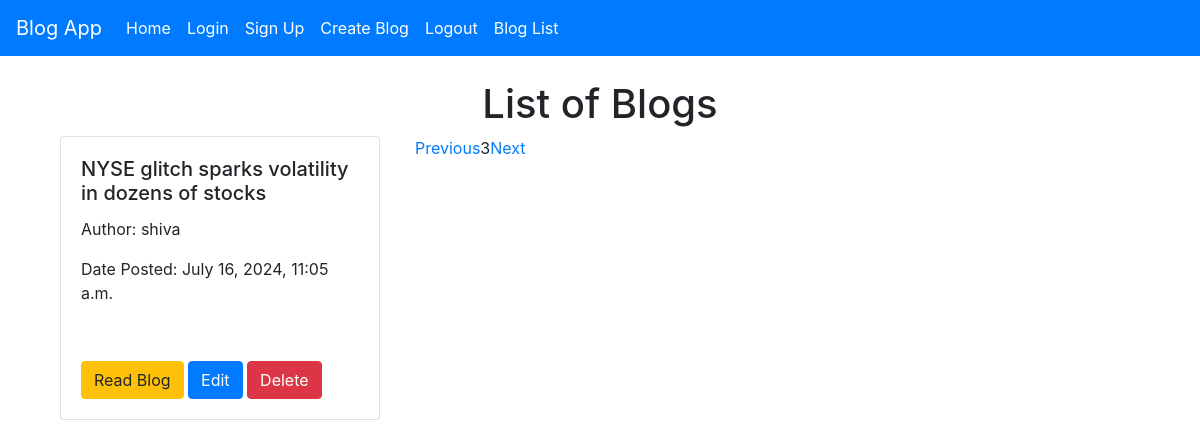
Screenshot of /blogs/?page=3 with the database file from the repository.
### app/models.py (models this page shows, shortened)
class Blog(models.Model):
    title=models.CharField(max_length=100)
    content=models.TextField()
    author = models.ForeignKey(User, on_delete=models.CASCADE)
    date_posted = models.DateTimeField(auto_now_add=True)

### app/views.py (the view)
# urls.py: path('blogs/', views.blog_list, name='blog-list'),
def blog_list(request):
    blogs = Blog.objects.all().order_by('date_posted')  # Fetch all blogs ordered by date_posted descending
    paginator=Paginator(blogs,1)
    page_number=request.GET.get('page')
    page_obj=paginator.get_page(page_number)
    return render(request, 'blog-list.html', {'blogs': blogs,'page_obj':page_obj})

### app/templates/blog-list.html (shortened to what this page needs)
{% extends "base.html" %}
{% block content %}
    <div class="container">
        <h1 class="text-center">List of Blogs</h1>
        <div class="row">
            {% for blog in page_obj %}
            <div class="col-md-4 shadow">
                <div class="card" style="width: 20rem;">
                    <div class="card-body">
                        <h5 class="card-title">{{ blog.title }}</a></h5>
                        <p>Author: {{ blog.author }}</p>
                        <p>Date Posted: {{ blog.date_posted }}</p>
                    </div>
                    <div class="card-body">
                        <a href="{% url 'blog_detail' blog.id %}" class="btn btn-warning">Read Blog</a>
                        <a href="{% url 'update_blog' blog.pk %}" class="btn btn-primary">Edit</a>
                        <a href="{% url 'delete_blog' blog.pk %}" class="btn btn-danger">Delete</a>
                    </div>
                </div>
            </div>
            {% if page_obj.has_previous %}
            <a href="?page={{ page_obj.previous_page_number }}">Previous</a>
            {% endif %}
             <span>{{page_obj.number}}</span>
            {% if page_obj.has_next %}
                 <a href="?page={{ page_obj.next_page_number }}">Next</a>
            {% endif %}
            {% endfor %}
        </div>
    </div>
    {% endblock %}

### rows the page displays
Blog: title "NYSE glitch sparks volatility in dozens of stocks", author "shiva", date_posted "July 16, 2024, 11:05 a.m.", number "3"
